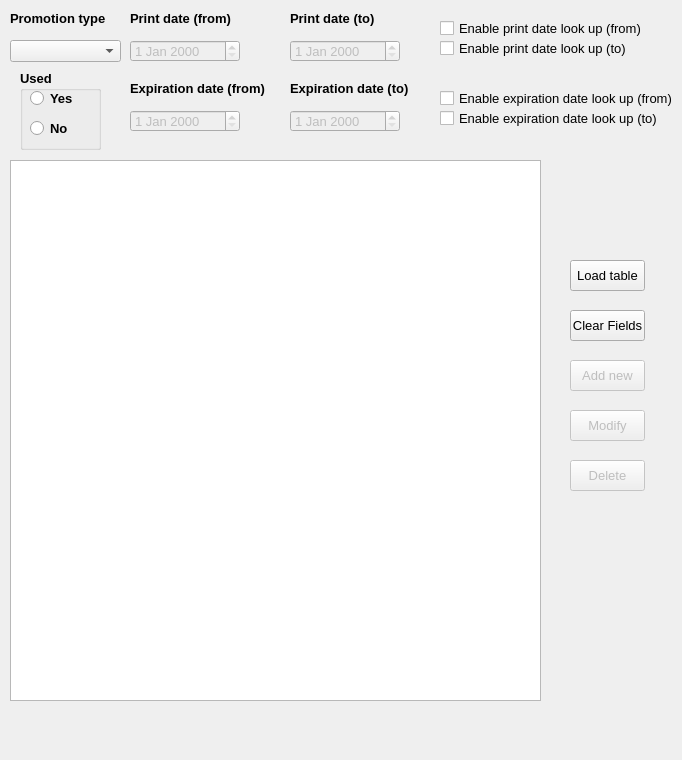
<?xml version="1.0" encoding="UTF-8"?>
<ui version="4.0">
 <class>CouponsForm</class>
 <widget class="QMainWindow" name="CouponsForm">
  <property name="geometry">
   <rect>
    <x>0</x>
    <y>0</y>
    <width>682</width>
    <height>760</height>
   </rect>
  </property>
  <property name="font">
   <font>
    <pointsize>10</pointsize>
   </font>
  </property>
  <property name="windowTitle">
   <string>Coupons</string>
  </property>
  <property name="windowIcon">
   <iconset resource="MyResources.qrc">
    <normaloff>:/Images/coupon pic.png</normaloff>:/Images/coupon pic.png</iconset>
  </property>
  <widget class="QWidget" name="centralwidget">
   <widget class="QLabel" name="label">
    <property name="geometry">
     <rect>
      <x>10</x>
      <y>10</y>
      <width>111</width>
      <height>16</height>
     </rect>
    </property>
    <property name="font">
     <font>
      <pointsize>10</pointsize>
      <weight>75</weight>
      <bold>true</bold>
     </font>
    </property>
    <property name="text">
     <string>Promotion type</string>
    </property>
   </widget>
   <widget class="QComboBox" name="cbxPromotionType">
    <property name="geometry">
     <rect>
      <x>10</x>
      <y>40</y>
      <width>111</width>
      <height>22</height>
     </rect>
    </property>
   </widget>
   <widget class="QLabel" name="label_2">
    <property name="geometry">
     <rect>
      <x>130</x>
      <y>10</y>
      <width>121</width>
      <height>16</height>
     </rect>
    </property>
    <property name="font">
     <font>
      <pointsize>10</pointsize>
      <weight>75</weight>
      <bold>true</bold>
     </font>
    </property>
    <property name="text">
     <string>Print date (from)</string>
    </property>
   </widget>
   <widget class="QLabel" name="label_3">
    <property name="geometry">
     <rect>
      <x>290</x>
      <y>10</y>
      <width>101</width>
      <height>16</height>
     </rect>
    </property>
    <property name="font">
     <font>
      <pointsize>10</pointsize>
      <weight>75</weight>
      <bold>true</bold>
     </font>
    </property>
    <property name="text">
     <string>Print date (to)</string>
    </property>
   </widget>
   <widget class="QDateEdit" name="dedPrintDateFrom">
    <property name="enabled">
     <bool>false</bool>
    </property>
    <property name="geometry">
     <rect>
      <x>130</x>
      <y>40</y>
      <width>110</width>
      <height>22</height>
     </rect>
    </property>
   </widget>
   <widget class="QDateEdit" name="dedPrintDateTo">
    <property name="enabled">
     <bool>false</bool>
    </property>
    <property name="geometry">
     <rect>
      <x>290</x>
      <y>40</y>
      <width>110</width>
      <height>22</height>
     </rect>
    </property>
   </widget>
   <widget class="QCheckBox" name="chkPrintDateFrom">
    <property name="geometry">
     <rect>
      <x>440</x>
      <y>20</y>
      <width>211</width>
      <height>17</height>
     </rect>
    </property>
    <property name="text">
     <string>Enable print date look up (from)</string>
    </property>
   </widget>
   <widget class="QCheckBox" name="chkPrintDateTo">
    <property name="geometry">
     <rect>
      <x>440</x>
      <y>40</y>
      <width>191</width>
      <height>17</height>
     </rect>
    </property>
    <property name="text">
     <string>Enable print date look up (to)</string>
    </property>
   </widget>
   <widget class="QDateEdit" name="dedExpirationDateFrom">
    <property name="enabled">
     <bool>false</bool>
    </property>
    <property name="geometry">
     <rect>
      <x>130</x>
      <y>110</y>
      <width>110</width>
      <height>22</height>
     </rect>
    </property>
   </widget>
   <widget class="QDateEdit" name="dedExpirationDateTo">
    <property name="enabled">
     <bool>false</bool>
    </property>
    <property name="geometry">
     <rect>
      <x>290</x>
      <y>110</y>
      <width>110</width>
      <height>22</height>
     </rect>
    </property>
   </widget>
   <widget class="QLabel" name="label_4">
    <property name="geometry">
     <rect>
      <x>130</x>
      <y>80</y>
      <width>151</width>
      <height>16</height>
     </rect>
    </property>
    <property name="font">
     <font>
      <pointsize>10</pointsize>
      <weight>75</weight>
      <bold>true</bold>
     </font>
    </property>
    <property name="text">
     <string>Expiration date (from)</string>
    </property>
   </widget>
   <widget class="QLabel" name="label_5">
    <property name="geometry">
     <rect>
      <x>290</x>
      <y>80</y>
      <width>141</width>
      <height>16</height>
     </rect>
    </property>
    <property name="font">
     <font>
      <pointsize>10</pointsize>
      <weight>75</weight>
      <bold>true</bold>
     </font>
    </property>
    <property name="text">
     <string>Expiration date (to)</string>
    </property>
   </widget>
   <widget class="QCheckBox" name="chkExpirationDateFrom">
    <property name="geometry">
     <rect>
      <x>440</x>
      <y>90</y>
      <width>241</width>
      <height>17</height>
     </rect>
    </property>
    <property name="text">
     <string>Enable expiration date look up (from)</string>
    </property>
   </widget>
   <widget class="QCheckBox" name="chkExpirationDateTo">
    <property name="geometry">
     <rect>
      <x>440</x>
      <y>110</y>
      <width>241</width>
      <height>17</height>
     </rect>
    </property>
    <property name="text">
     <string>Enable expiration date look up (to)</string>
    </property>
   </widget>
   <widget class="QGroupBox" name="groupBox">
    <property name="enabled">
     <bool>true</bool>
    </property>
    <property name="geometry">
     <rect>
      <x>20</x>
      <y>70</y>
      <width>81</width>
      <height>80</height>
     </rect>
    </property>
    <property name="font">
     <font>
      <pointsize>10</pointsize>
      <weight>75</weight>
      <bold>true</bold>
     </font>
    </property>
    <property name="title">
     <string>Used</string>
    </property>
    <widget class="QRadioButton" name="rbtYes">
     <property name="geometry">
      <rect>
       <x>10</x>
       <y>20</y>
       <width>61</width>
       <height>17</height>
      </rect>
     </property>
     <property name="text">
      <string>Yes</string>
     </property>
    </widget>
    <widget class="QRadioButton" name="rbtNo">
     <property name="geometry">
      <rect>
       <x>10</x>
       <y>50</y>
       <width>61</width>
       <height>17</height>
      </rect>
     </property>
     <property name="text">
      <string>No</string>
     </property>
    </widget>
   </widget>
   <widget class="QTableView" name="tvwTable">
    <property name="geometry">
     <rect>
      <x>10</x>
      <y>160</y>
      <width>531</width>
      <height>541</height>
     </rect>
    </property>
   </widget>
   <widget class="QPushButton" name="pbtAddNew">
    <property name="enabled">
     <bool>false</bool>
    </property>
    <property name="geometry">
     <rect>
      <x>570</x>
      <y>360</y>
      <width>75</width>
      <height>31</height>
     </rect>
    </property>
    <property name="text">
     <string>Add new</string>
    </property>
   </widget>
   <widget class="QPushButton" name="pbtLoadTable">
    <property name="geometry">
     <rect>
      <x>570</x>
      <y>260</y>
      <width>75</width>
      <height>31</height>
     </rect>
    </property>
    <property name="text">
     <string>Load table</string>
    </property>
   </widget>
   <widget class="QPushButton" name="pbtDelete">
    <property name="enabled">
     <bool>false</bool>
    </property>
    <property name="geometry">
     <rect>
      <x>570</x>
      <y>460</y>
      <width>75</width>
      <height>31</height>
     </rect>
    </property>
    <property name="text">
     <string>Delete</string>
    </property>
   </widget>
   <widget class="QPushButton" name="pbtModify">
    <property name="enabled">
     <bool>false</bool>
    </property>
    <property name="geometry">
     <rect>
      <x>570</x>
      <y>410</y>
      <width>75</width>
      <height>31</height>
     </rect>
    </property>
    <property name="text">
     <string>Modify</string>
    </property>
   </widget>
   <widget class="QPushButton" name="pbtClearFields">
    <property name="enabled">
     <bool>true</bool>
    </property>
    <property name="geometry">
     <rect>
      <x>570</x>
      <y>310</y>
      <width>75</width>
      <height>31</height>
     </rect>
    </property>
    <property name="text">
     <string>Clear Fields</string>
    </property>
   </widget>
  </widget>
  <widget class="QMenuBar" name="menubar">
   <property name="geometry">
    <rect>
     <x>0</x>
     <y>0</y>
     <width>682</width>
     <height>21</height>
    </rect>
   </property>
  </widget>
  <widget class="QStatusBar" name="statusbar">
   <property name="sizeGripEnabled">
    <bool>false</bool>
   </property>
  </widget>
 </widget>
 <resources>
  <include location="MyResources.qrc"/>
 </resources>
 <connections/>
</ui>
